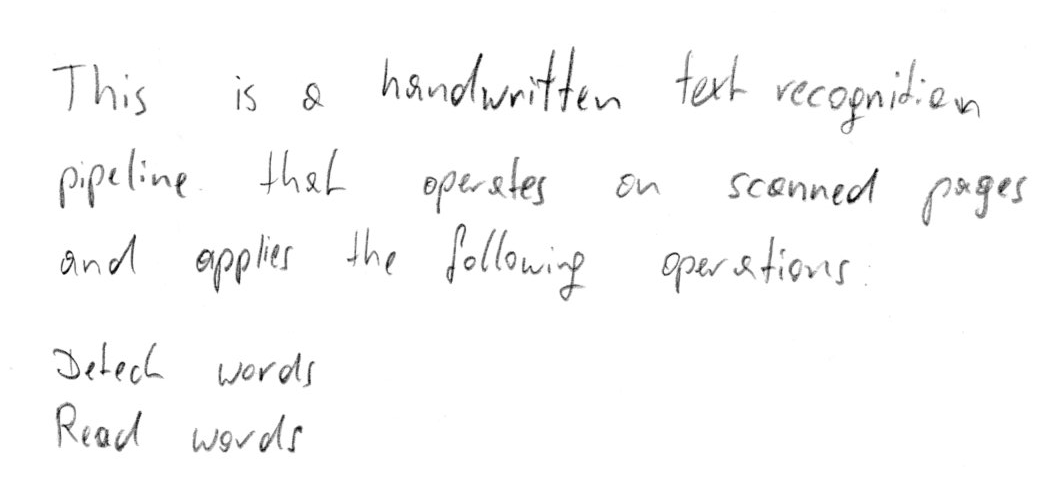
#> input picture samples/sample_1.png, 1040 x 483 px
$ python -i imaging.py   (imports and definitions only)
#> lines starting #> are read from the running program, lines starting #| are printed output that depends on the picture; after the words box and inside, x2 and y2 are one past the last pixel; in counts of white or black regions, pixels touching at a corner belong together
#> further down, picture is the input picture: shape (483, 1040); min 0, max 255, mean 249.9
"""Loading pages and cleaning up scans / phone photos."""
from pathlib import Path
from typing import List, Tuple

import cv2
import numpy as np

PDF_DPI = 200


# [22 lines left out: function load_pages, not called in this run]


def load_file(path: Path) -> List[np.ndarray]:
    return load_pages(Path(path).read_bytes(), str(path))


def normalize_illumination(gray: np.ndarray) -> np.ndarray:
    """Divide out the paper background (shadows, yellow paper, uneven light) -> white paper, dark ink."""
    h, w = gray.shape
#> h = 483; w = 1040
    scale = min(1.0, 800 / max(h, w))  # estimate the background on a small copy, it is smooth anyway
#> scale = 0.769
    small = cv2.resize(gray, None, fx=scale, fy=scale, interpolation=cv2.INTER_AREA) if scale < 1 else gray
    k = max(9, int(min(small.shape) / 25) | 1)
#> k = 15
    background = cv2.morphologyEx(small, cv2.MORPH_CLOSE, cv2.getStructuringElement(cv2.MORPH_ELLIPSE, (k, k)))
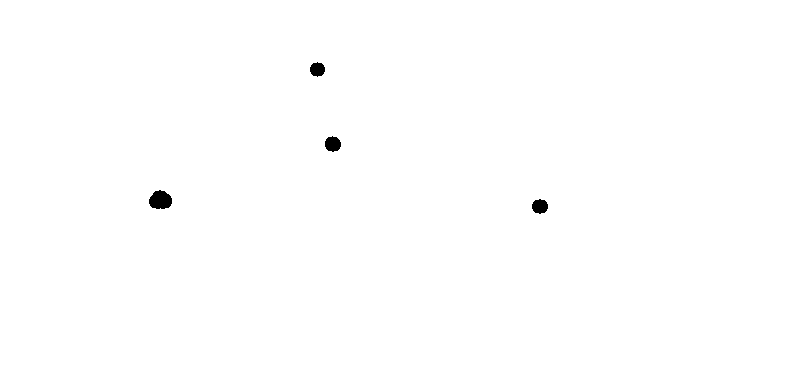
#> background: shape (372, 800); values 254 (black) and 255 (white), 99.7% white; 4 black regions, box (x1, y1, x2, y2) and area: (149, 190, 172, 209) 336, (325, 136, 341, 152) 195, (532, 199, 548, 214) 184, (310, 62, 325, 77) 169
    background = cv2.GaussianBlur(background, (0, 0), k / 3)
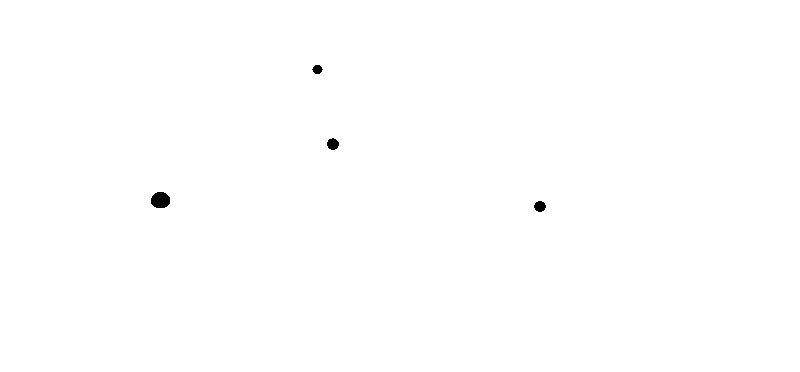
#> background: shape (372, 800); values 254 (black) and 255 (white), 99.8% white; 4 black regions, box (x1, y1, x2, y2) and area: (151, 192, 170, 208) 249, (327, 138, 339, 150) 108, (534, 201, 546, 212) 100, (312, 65, 323, 74) 71
    if scale < 1:
        background = cv2.resize(background, (w, h), interpolation=cv2.INTER_LINEAR)
#> background: shape (483, 1040); values 254 (black) and 255 (white), 99.8% white; 4 black regions, box (x1, y1, x2, y2) and area: (196, 249, 221, 270) 433, (425, 179, 441, 195) 192, (694, 261, 710, 275) 176, (405, 84, 420, 96) 127
    return cv2.divide(gray, np.maximum(background, 1), scale=255)


# [63 lines left out: functions ink_mask, skew_angle, rotate, pen_weight, split_layers, not called in this run]

>>> import cv2
>>> picture = cv2.imread('../samples/sample_1.png', cv2.IMREAD_GRAYSCALE)
>>> result = normalize_illumination(picture)
